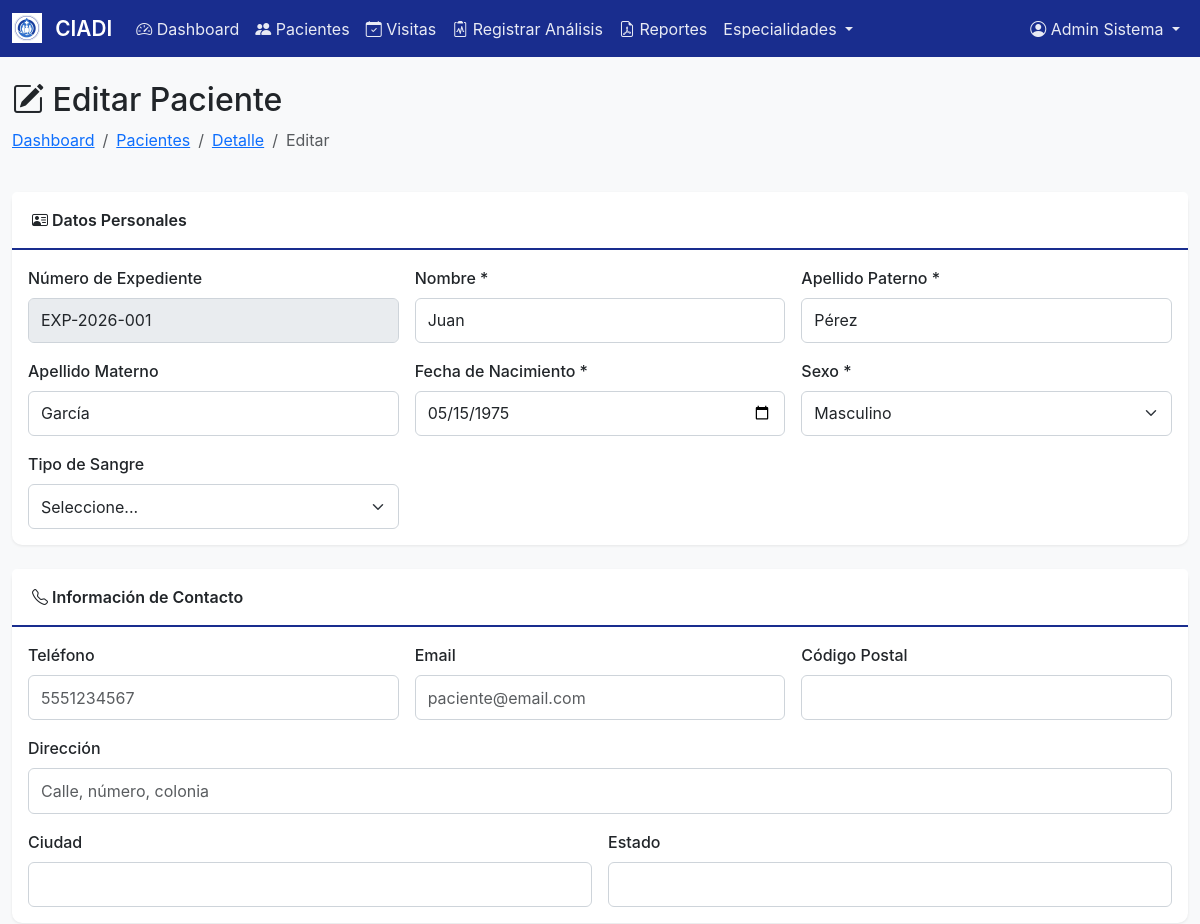
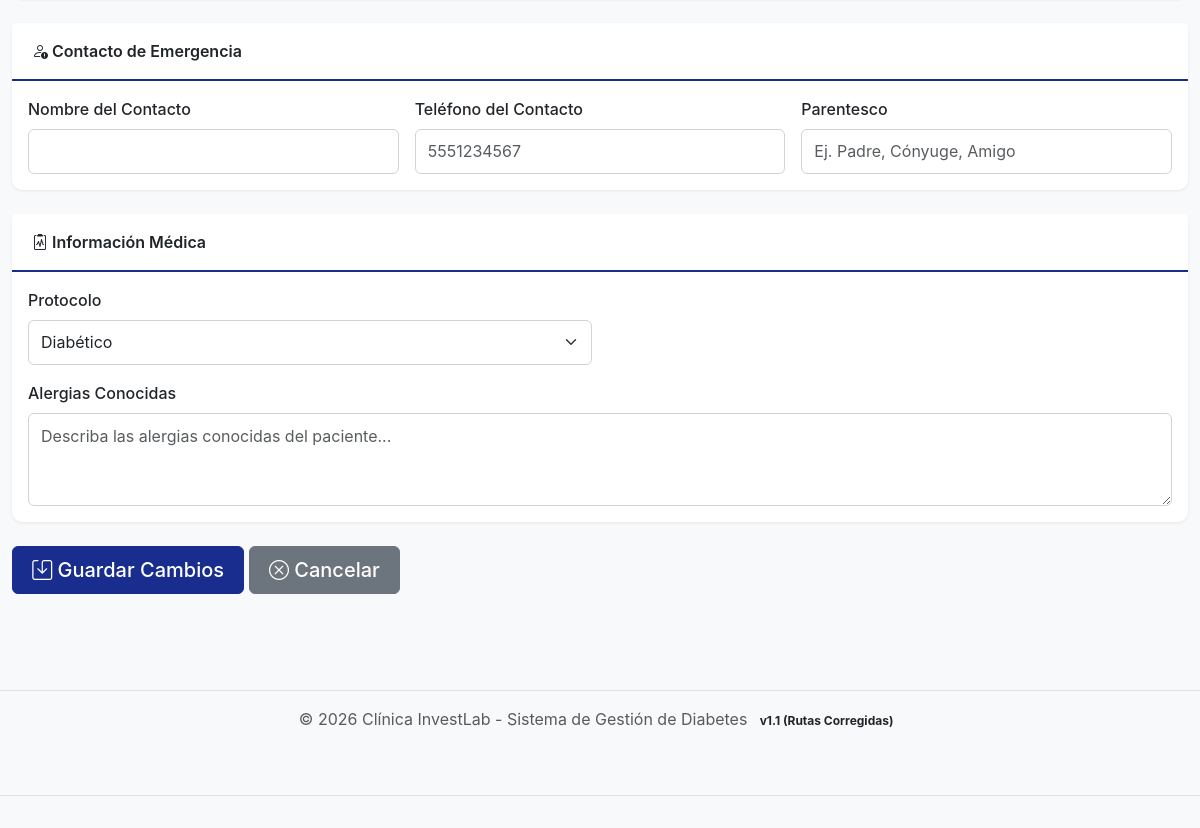
Screenshot of /app/views/pacientes/editar.php?id=1 (signed in) with the database file from the repository (2 pictures, top to bottom).
### tables this page shows
CREATE TABLE IF NOT EXISTS pacientes (
  id_paciente int(11) NOT NULL AUTO_INCREMENT,
  numero_expediente varchar(50) NOT NULL UNIQUE,
  nombre varchar(100) NOT NULL,
  apellido_paterno varchar(100) NOT NULL,
  apellido_materno varchar(100) DEFAULT NULL,
  fecha_nacimiento date NOT NULL,
  edad int(11) DEFAULT NULL,
  sexo enum('M','F') NOT NULL,
  telefono varchar(20) DEFAULT NULL,
  email varchar(150) DEFAULT NULL,
  direccion text DEFAULT NULL,
  ciudad varchar(100) DEFAULT NULL,
  estado varchar(100) DEFAULT NULL,
  codigo_postal varchar(10) DEFAULT NULL,
  tipo_sangre varchar(20) DEFAULT NULL,
  alergias text DEFAULT NULL,
  protocolo enum('Diabético','Prediabético') DEFAULT 'Diabético',
  nombre_emergencia varchar(255) DEFAULT NULL,
  telefono_emergencia varchar(50) DEFAULT NULL,
  parentesco_emergencia varchar(100) DEFAULT NULL,
  activo tinyint(1) DEFAULT 1,
  created_at timestamp NOT NULL DEFAULT current_timestamp(),
  updated_at timestamp NOT NULL DEFAULT current_timestamp() ON UPDATE current_timestamp(),
  created_by int(11) DEFAULT NULL,
  PRIMARY KEY (id_paciente),
  INDEX idx_expediente (numero_expediente),
  INDEX idx_protocolo (protocolo)
);

### app/models/Paciente.php (called while the page is built, shortened)
<?php
class Paciente
{
    private $conn;
    private $table_name = "pacientes";
    public function __construct($db)
    {
        $this->conn = $db;
    }
    public function obtenerPorId($id)
    {
        $query = "SELECT * FROM " . $this->table_name . " WHERE id_paciente = :id AND activo = 1";
        $stmt = $this->conn->prepare($query);
        $stmt->bindParam(':id', $id, PDO::PARAM_INT);
        $stmt->execute();
        return $stmt->fetch(PDO::FETCH_ASSOC);
    }
}

### app/views/pacientes/editar.php (the view, shortened to what this page needs)
<?php
require_once '../../models/Paciente.php';
$database = new Database();
$db = $database->getConnection();
$paciente_model = new Paciente($db);
$id_paciente = $_GET['id'] ?? null;
$paciente = $paciente_model->obtenerPorId($id_paciente);
include '../../includes/header.php';
?>
<div class="row mb-4">
    <div class="col-md-12">
        <h2><i class="bi bi-pencil-square"></i> Editar Paciente</h2>
        <nav aria-label="breadcrumb">
            <ol class="breadcrumb">
                <li class="breadcrumb-item"><a href="../../index.php">Dashboard</a></li>
                <li class="breadcrumb-item"><a href="lista.php">Pacientes</a></li>
                <li class="breadcrumb-item"><a href="detalle.php?id=<?= $id_paciente ?>">Detalle</a></li>
                <li class="breadcrumb-item active">Editar</li>
            </ol>
        </nav>
    </div>
</div>
<form method="POST" action="" id="formPaciente">
    <div class="card">
        <div class="card-header">
            <i class="bi bi-person-vcard"></i> Datos Personales
        </div>
        <div class="card-body">
            <div class="row g-3">
                <div class="col-md-4">
                    <label for="numero_expediente" class="form-label">Número de Expediente</label>
                    <input type="text" class="form-control" id="numero_expediente"
                        value="<?= htmlspecialchars($paciente['numero_expediente']) ?>" readonly disabled>
                </div>
                <div class="col-md-4">
                    <label for="nombre" class="form-label">Nombre *</label>
                    <input type="text" class="form-control" id="nombre" name="nombre"
                        value="<?= htmlspecialchars($paciente['nombre']) ?>" required>
                </div>
                <div class="col-md-4">
                    <label for="apellido_paterno" class="form-label">Apellido Paterno *</label>
                    <input type="text" class="form-control" id="apellido_paterno" name="apellido_paterno"
                        value="<?= htmlspecialchars($paciente['apellido_paterno']) ?>" required>
                </div>
                <div class="col-md-4">
                    <label for="apellido_materno" class="form-label">Apellido Materno</label>
                    <input type="text" class="form-control" id="apellido_materno" name="apellido_materno"
                        value="<?= htmlspecialchars($paciente['apellido_materno']) ?>">
                </div>
                <div class="col-md-4">
                    <label for="fecha_nacimiento" class="form-label">Fecha de Nacimiento *</label>
                    <input type="date" class="form-control" id="fecha_nacimiento" name="fecha_nacimiento"
                        value="<?= $paciente['fecha_nacimiento'] ?>" max="<?= date('Y-m-d') ?>" required>
                </div>
                <div class="col-md-4">
                    <label for="sexo" class="form-label">Sexo *</label>
                    <select class="form-select" id="sexo" name="sexo" required>
                        <option value="M" <?= $paciente['sexo'] === 'M' ? 'selected' : '' ?>>Masculino</option>
                    </select>
                </div>
                <div class="col-md-4">
                    <label for="tipo_sangre" class="form-label">Tipo de Sangre</label>
                    <select class="form-select" id="tipo_sangre" name="tipo_sangre">
                        <option value="">Seleccione...</option>
                    </select>
                </div>
            </div>
        </div>
    </div>
    <div class="card mt-4">
        <div class="card-header">
            <i class="bi bi-telephone"></i> Información de Contacto
        </div>
        <div class="card-body">
            <div class="row g-3">
                <div class="col-md-4">
                    <label for="telefono" class="form-label">Teléfono</label>
                    <input type="tel" class="form-control" id="telefono" name="telefono"
                        value="<?= htmlspecialchars($paciente['telefono']) ?>" placeholder="5551234567">
                </div>
                <div class="col-md-4">
                    <label for="email" class="form-label">Email</label>
                    <input type="email" class="form-control" id="email" name="email"
                        value="<?= htmlspecialchars($paciente['email']) ?>" placeholder="paciente@email.com">
                </div>
                <div class="col-md-4">
                    <label for="codigo_postal" class="form-label">Código Postal</label>
                    <input type="text" class="form-control" id="codigo_postal" name="codigo_postal"
                        value="<?= htmlspecialchars($paciente['codigo_postal']) ?>" maxlength="5">
                </div>
                <div class="col-md-12">
                    <label for="direccion" class="form-label">Dirección</label>
                    <input type="text" class="form-control" id="direccion" name="direccion"
                        value="<?= htmlspecialchars($paciente['direccion']) ?>" placeholder="Calle, número, colonia">
                </div>
                <div class="col-md-6">
                    <label for="ciudad" class="form-label">Ciudad</label>
                    <input type="text" class="form-control" id="ciudad" name="ciudad"
                        value="<?= htmlspecialchars($paciente['ciudad']) ?>">
                </div>
                <div class="col-md-6">
                    <label for="estado" class="form-label">Estado</label>
                    <input type="text" class="form-control" id="estado" name="estado"
                        value="<?= htmlspecialchars($paciente['estado']) ?>">
                </div>
            </div>
        </div>
    </div>
    <div class="card mt-4">
        <div class="card-header">
            <i class="bi bi-person-exclamation"></i> Contacto de Emergencia
        </div>
        <div class="card-body">
            <div class="row g-3">
                <div class="col-md-4">
                    <label for="nombre_emergencia" class="form-label">Nombre del Contacto</label>
                    <input type="text" class="form-control" id="nombre_emergencia" name="nombre_emergencia"
                        value="<?= htmlspecialchars($paciente['nombre_emergencia'] ?? '') ?>">
                </div>
                <div class="col-md-4">
                    <label for="telefono_emergencia" class="form-label">Teléfono del Contacto</label>
                    <input type="tel" class="form-control" id="telefono_emergencia" name="telefono_emergencia"
                        value="<?= htmlspecialchars($paciente['telefono_emergencia'] ?? '') ?>"
                        placeholder="5551234567">
                </div>
                <div class="col-md-4">
                    <label for="parentesco_emergencia" class="form-label">Parentesco</label>
                    <input type="text" class="form-control" id="parentesco_emergencia" name="parentesco_emergencia"
                        value="<?= htmlspecialchars($paciente['parentesco_emergencia'] ?? '') ?>"
                        placeholder="Ej. Padre, Cónyuge, Amigo">
                </div>
            </div>
        </div>
    </div>
    <div class="card mt-4">
        <div class="card-header">
            <i class="bi bi-clipboard2-pulse"></i> Información Médica
        </div>
        <div class="card-body">
            <div class="row g-3">
                <div class="col-md-6">
                    <label for="protocolo" class="form-label">Protocolo</label>
                    <select class="form-select" id="protocolo" name="protocolo">
                        <option value="Diabético" <?= ($paciente['protocolo'] ?? '') == 'Diabético' ? 'selected' : '' ?>>
                            Diabético</option>
                    </select>
                </div>
                <div class="col-md-12">
                    <label for="alergias" class="form-label">Alergias Conocidas</label>
                    <textarea class="form-control" id="alergias" name="alergias" rows="3"
                        placeholder="Describa las alergias conocidas del paciente..."><?= htmlspecialchars($paciente['alergias']) ?></textarea>
                </div>
            </div>
        </div>
    </div>
    <div class="mt-4 mb-5">
        <button type="submit" class="btn btn-primary btn-lg">
            <i class="bi bi-save"></i> Guardar Cambios
        </button>
        <a href="detalle.php?id=<?= $id_paciente ?>" class="btn btn-secondary btn-lg">
            <i class="bi bi-x-circle"></i> Cancelar
        </a>
    </div>
</form>
<?php include '../../includes/footer.php'; ?>

### app/assets/css/custom.css (style rules this page uses)
:root { --primary-color: #192d8e; --secondary-color: #0d6efd; --success-color: #198754; --warning-color: #ffc107; --danger-color: #dc3545; --info-color: #0dcaf0; --light-bg: #f8f9fa; --dark-text: #212529; }
body { font-family: -apple-system, BlinkMacSystemFont, "Segoe UI", Roboto, "Helvetica Neue", Arial, sans-serif; background-color: var(--light-bg); min-height: 100vh; display: flex; flex-direction: column; }
.card { border: none; border-radius: 10px; box-shadow: 0 1px 3px rgba(0, 0, 0, 0.08); transition: transform 0.3s ease, box-shadow 0.3s ease; }
.card-header { background-color: #fff; border-bottom: 2px solid var(--primary-color); font-weight: 600; padding: 1rem 1.25rem; }
.btn { border-radius: 6px; padding: 0.5rem 1.2rem; font-weight: 500; transition: all 0.3s ease; }
.btn-primary { background-color: var(--primary-color); border-color: var(--primary-color); }
.form-control, .form-select { border-radius: 6px; border: 1px solid #ced4da; padding: 0.6rem 0.75rem; transition: border-color 0.3s ease, box-shadow 0.3s ease; }
.form-label { font-weight: 500; color: var(--dark-text); margin-bottom: 0.5rem; }
.fade-in { animation: fadeIn 0.5s ease-in-out; }

### rows the page displays
pacientes: numero_expediente "EXP-2026-001", nombre "Juan", apellido_paterno "Pérez", apellido_materno "García", fecha_nacimiento "05/15/1975", sexo "Masculino", protocolo "Diabético"

### other values shown
$usuario_nombre "Admin Sistema"
